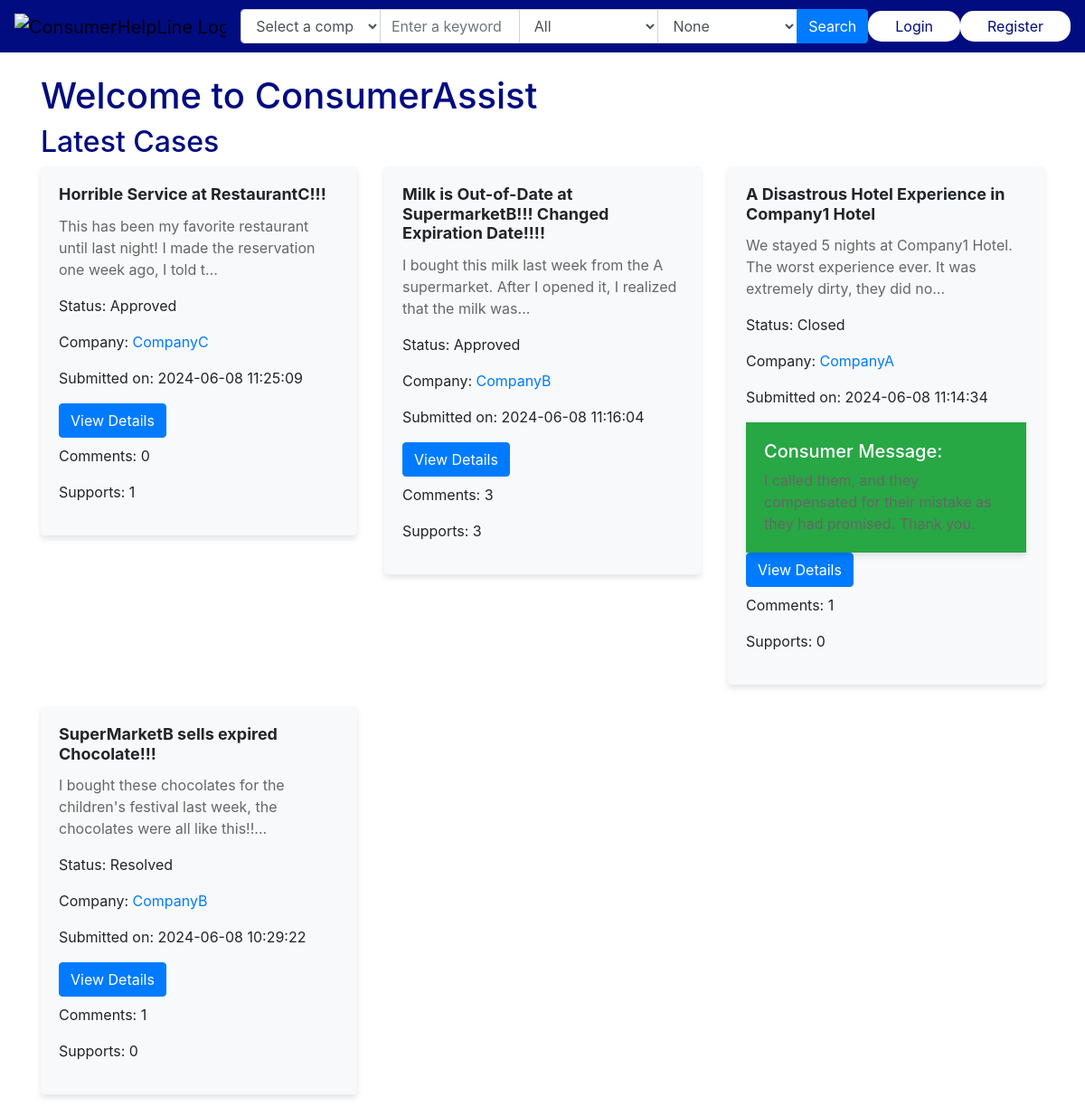
The page / on the database its author committed.
### models.py (models this page shows)
class Case(db.Model):
    id = db.Column(db.Integer, primary_key=True)
    brand_name = db.Column(db.String(100), nullable=False)
    title = db.Column(db.String(200), nullable=False)
    description = db.Column(db.Text, nullable=False)
    status = db.Column(db.String(20), nullable=False, default='Submitted')
    created_at = db.Column(db.DateTime, nullable=False, default=datetime.utcnow)
    consumer_id = db.Column(db.Integer, db.ForeignKey('consumers.id'), nullable=False)
    consumer = db.relationship('Consumer', backref=db.backref('cases', lazy=True))
    company_id = db.Column(db.Integer, db.ForeignKey('companies.id'))
    company = db.relationship('Company', backref=db.backref('cases', lazy=True))
    comments = db.relationship('Comment', backref='case', lazy=True, cascade='all, delete-orphan')
    supports = db.relationship('Support', backref='case', lazy=True)
    consumer_message = db.Column(db.Text, nullable=True)
    message_color = db.Column(db.String(10), nullable=True)

### app.py (the view)
@app.route("/")
def index():
    approved_cases = Case.query.filter(Case.status.in_(['Approved', 'Resolved', 'Closed'])).order_by(Case.created_at.desc()).all()
    for case in approved_cases:
        case.comment_count = len(case.comments)
        case.support_count = len(case.supports)
    companies = Company.query.all()
    return render_template("index.html", cases=approved_cases, companies=companies)

### templates/index.html (shortened to what this page needs)
<!DOCTYPE html>
<html lang="en">
<head>
    <link rel="stylesheet" href="https://cdnjs.cloudflare.com/ajax/libs/meyer-reset/2.0/reset.min.css">
    <link rel="stylesheet" href="https://maxcdn.bootstrapcdn.com/bootstrap/4.5.2/css/bootstrap.min.css">
    <link rel="stylesheet" href="{{ url_for('static', filename='styles.css') }}">
</head>
<body {% if request.path == '/' %}style="background-image: url('{{ url_for('static', filename='background.jpeg') }}');
background-size: cover; background-repeat: no-repeat; background-position: center;"{% endif %}>
    <nav class="navbar navbar-expand-lg navbar-light bg-light">
        <a class="navbar-brand" href="{{ url_for('index') }}">
            <img src="{{ url_for('static', filename='logo.png') }}" alt="ConsumerHelpLine Logo" height="130">
        </a>
        <div class="collapse navbar-collapse" id="navbarNav">
            <form class="form-inline my-2 my-lg-0 mx-auto" method="GET" action="{{ url_for('search_cases') }}">
                <div class="input-group">
                    <select name="company" id="company" class="form-control">
                        <option value="">Select a company</option>
                    </select>
                    <input type="text" name="keyword" id="keyword" class="form-control" placeholder="Enter a keyword" value="{{ selected_keyword }}">
                    <select name="status" id="status" class="form-control">
                        <option value="">All</option>
                    </select>
                    <select name="sort_by" id="sort_by" class="form-control">
                        <option value="">None</option>
                    </select>
                    <div class="input-group-append">
                        <button type="submit" class="btn btn-primary">Search</button>
                    </div>
                </div>
            </form>
            <ul class="navbar-nav ml-auto">
                {% if 'logged_in' in session %}
                    <li class="nav-item">
                        <a class="nav-link" href="{{ url_for('mediators') }}">Mediators</a>
                    </li>
                    {% if session.logged_in and session.user_type == 'Admin' %}
                        <li class="nav-item">
                            <a class="nav-link" href="{{ url_for('review_cases') }}">Review Cases</a>
                        </li>
                    {% endif %}
                    {% if session['user_type'] == 'Mediator' %}
                        <li class="nav-item">
                            <a class="nav-link" href="{{ url_for('mediator_profile') }}">Profile</a>
                        </li>
                    {% endif %}
                     {% if session['user_type'] == 'Company' %}
                        <li class="nav-item">
                            <a class="nav-link" href="{{ url_for('company_profile') }}">Company Profile</a>
                        </li>
                    {% endif %}
                    {% if session['user_type'] == 'Admin' %}
                        <li class="nav-item">
                            <a class="nav-link" href="{{ url_for('review_cases') }}">Review Cases</a>
                        </li>
                    {% endif %}
                    <li class="nav-item">
                        <a class="nav-link" href="{{ url_for('logout') }}">Logout</a>
                    </li>
                {% else %}
                    <li class="nav-item">
                        <a class="nav-link" href="{{ url_for('login') }}">Login</a>
                    </li>
                    <li class="nav-item">
                        <a class="nav-link" href="{{ url_for('register') }}">Register</a>
                    </li>
                {% endif %}
            </ul>
        </div>
    </nav>
    <div class="container mt-4">
        {% block content %}
        <h1>Welcome to ConsumerAssist</h1>
        <h2>Latest Cases</h2>
        <div class="row">
            {% for case in cases %}
                <div class="col-md-4 mb-4">
                    <div class="card">
                        <div class="card-body">
                            <h5 class="card-title">{{ case.title }}</h5>
                            <p class="card-text">{{ case.description[:100] }}...</p>
                            <p>Status: {{ case.status }}</p>
                            {% if case.brand_name %}
                                <p>Company: <a href="{{ url_for('company_details', username=case.brand_name) }}">{{ case.brand_name }}</a></p>
                            {% endif %}
                            <p>Submitted on: {{ case.created_at.strftime('%Y-%m-%d %H:%M:%S') }}</p>
                            {% if case.consumer_message %}
                                <div class="card mt-3">
                                    <div class="card-body {% if case.message_color == 'green' %}bg-success{% else %}bg-danger{% endif %} text-white">
                                        <h5>Consumer Message:</h5>
                                        <p class="card-text">{{ case.consumer_message }}</p>
                                    </div>
                                </div>
                            {% endif %}
                            <a href="{{ url_for('case_details', case_id=case.id) }}" class="btn btn-primary">View Details</a>
                            <p class="mt-2">Comments: {{ case.comment_count }}</p>
                            <p>Supports: {{ case.support_count }}</p>
                        </div>
                    </div>
                </div>
            {% endfor %}
        </div>
    {% endblock %}
    </div>
</body>
</html>

### static/styles.css (style rules this page uses)
.navbar { background-color: #010c80 !important; color: white; }
.navbar-light .navbar-nav .nav-link { color: #010c80; background-color: white; border-radius: 15px; padding: 5px 30px; }

### templates/index.html (style rules this page uses)
body { color: #010c80; }
.card { border: none; box-shadow: 0 4px 6px rgba(0, 0, 0, 0.1); transition: transform 0.3s; background-color: #f8f9fa; color: #212529; }
.card-title { font-size: 18px; font-weight: bold; }
.card-text { color: #666; }

### rows shown on the page
Case: title "Horrible Service at RestaurantC!!!", description "This has been my favorite restaurant until last night! I made the reservation one week ago, I told t", status "Approved", brand_name "CompanyC", created_at "2024-06-08 11:25:09", comment_count "0", support_count "1"
Case: title "Milk is Out-of-Date at SupermarketB!!! Changed Expiration Date!!!!", description "I bought this milk last week from the A supermarket. After I opened it, I realized that the milk was", status "Approved", brand_name "CompanyB", created_at "2024-06-08 11:16:04", comment_count "3", support_count "3"
Case: title "A Disastrous Hotel Experience in Company1 Hotel", description "We stayed 5 nights at Company1 Hotel. The worst experience ever. It was extremely dirty, they did no", status "Closed", brand_name "CompanyA", created_at "2024-06-08 11:14:34", comment_count "1", support_count "0"
Case: title "SuperMarketB sells expired Chocolate!!!", description "I bought these chocolates for the children's festival last week, the chocolates were all like this!!", status "Resolved", brand_name "CompanyB", created_at "2024-06-08 10:29:22", comment_count "1", support_count "0"
